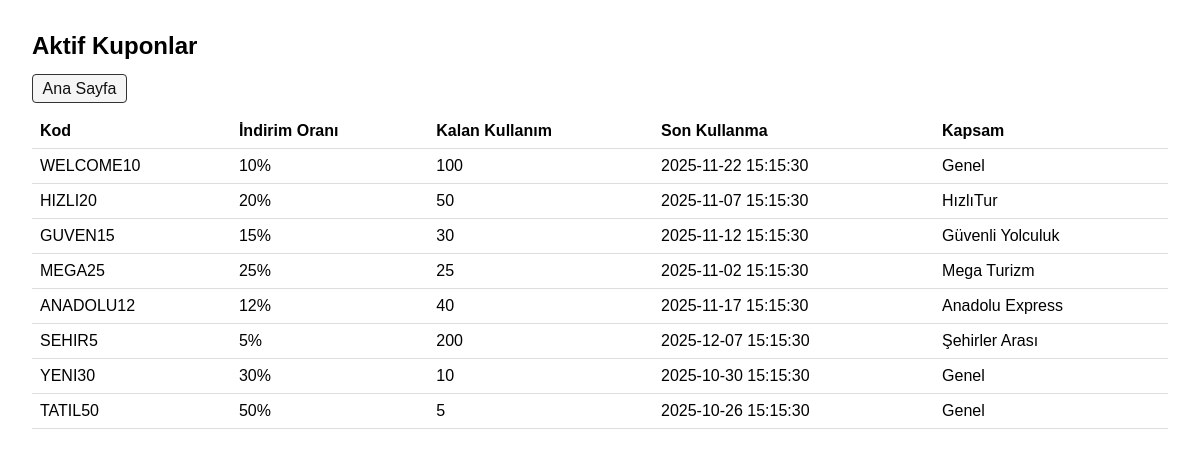
Screenshot of /coupons.php with the database file from the repository.
### tables this page shows
CREATE TABLE coupons (
    id TEXT PRIMARY KEY,
    code TEXT NOT NULL UNIQUE,
    discount_rate REAL NOT NULL,
    usage_limit INTEGER NOT NULL,
    expiry_date DATETIME NOT NULL,
    company_id TEXT NULL,
    created_at TIMESTAMP DEFAULT CURRENT_TIMESTAMP,
    FOREIGN KEY (company_id) REFERENCES companies(id) ON DELETE CASCADE
);

CREATE TABLE companies (
    id TEXT PRIMARY KEY,
    name TEXT NOT NULL,
    created_at TIMESTAMP DEFAULT CURRENT_TIMESTAMP
);

### public/coupons.php (the view, shortened to what this page needs)
<?php
$pdo = Database::getConnection();
$sql = "SELECT cp.*, co.name AS company_name FROM coupons cp LEFT JOIN companies co ON co.id = cp.company_id WHERE cp.expiry_date > CURRENT_TIMESTAMP AND cp.usage_limit > 0 ORDER BY cp.created_at DESC";
$coupons = $pdo->query($sql)->fetchAll();
?>
<!DOCTYPE html>
<html lang="tr">
<head>
</head>
<body>
    <h2>Aktif Kuponlar</h2>
    <p><a class="btn" href="/index.php">Ana Sayfa</a></p>
    <table>
        <thead>
            <tr>
                <th>Kod</th>
                <th>İndirim Oranı</th>
                <th>Kalan Kullanım</th>
                <th>Son Kullanma</th>
                <th>Kapsam</th>
            </tr>
        </thead>
        <tbody>
        <?php foreach ($coupons as $cp): ?>
            <tr>
                <td><?=htmlspecialchars($cp['code'])?></td>
                <td><?=number_format((float)$cp['discount_rate'] * 100, 0)?>%</td>
                <td><?=htmlspecialchars((string)$cp['usage_limit'])?></td>
                <td><?=htmlspecialchars($cp['expiry_date'])?></td>
                <td><?= $cp['company_id'] ? htmlspecialchars($cp['company_name'] ?? '') : 'Genel' ?></td>
            </tr>
        <?php endforeach; ?>
        </tbody>
    </table>
</body>
</html>

### public/coupons.php (style rules this page uses)
body { font-family: Arial, sans-serif; margin: 2rem; }
table { width: 100%; border-collapse: collapse; margin-top: 1rem; }
th, td { padding: .5rem; border-bottom: 1px solid #ddd; text-align: left; }
.btn { padding: .3rem .6rem; border: 1px solid #333; background: #f5f5f5; text-decoration: none; color: #111; border-radius: 4px; }

### rows the page displays
coupons: code "WELCOME10", (float)$cp['discount_rate']*100 "10", usage_limit "100", expiry_date "2025-11-22 15:15:30", shows "Genel"
coupons: code "HIZLI20", (float)$cp['discount_rate']*100 "20", usage_limit "50", expiry_date "2025-11-07 15:15:30", company.name "HızlıTur"
coupons: code "GUVEN15", (float)$cp['discount_rate']*100 "15", usage_limit "30", expiry_date "2025-11-12 15:15:30", company.name "Güvenli Yolculuk"
coupons: code "MEGA25", (float)$cp['discount_rate']*100 "25", usage_limit "25", expiry_date "2025-11-02 15:15:30", company.name "Mega Turizm"
coupons: code "ANADOLU12", (float)$cp['discount_rate']*100 "12", usage_limit "40", expiry_date "2025-11-17 15:15:30", company.name "Anadolu Express"
coupons: code "SEHIR5", (float)$cp['discount_rate']*100 "5", usage_limit "200", expiry_date "2025-12-07 15:15:30", company.name "Şehirler Arası"
coupons: code "YENI30", (float)$cp['discount_rate']*100 "30", usage_limit "10", expiry_date "2025-10-30 15:15:30", shows "Genel"
coupons: code "TATIL50", (float)$cp['discount_rate']*100 "50", usage_limit "5", expiry_date "2025-10-26 15:15:30", shows "Genel"
